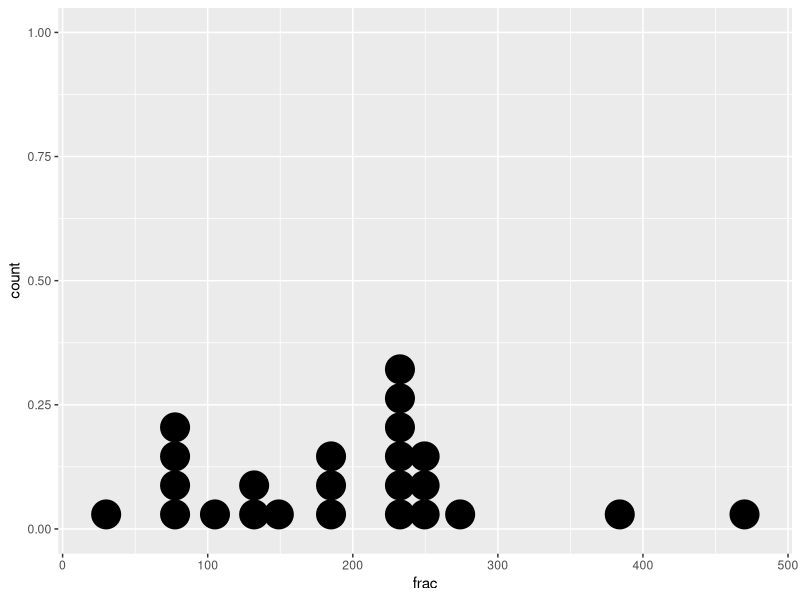
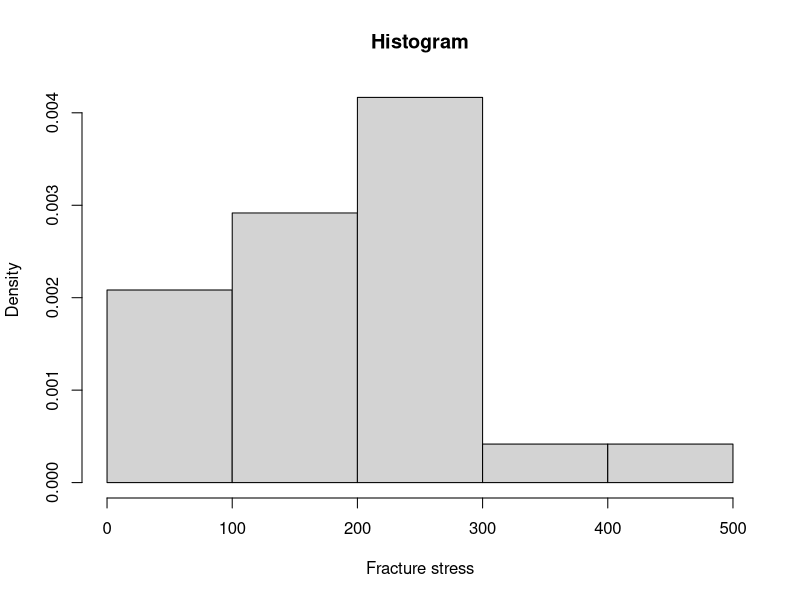
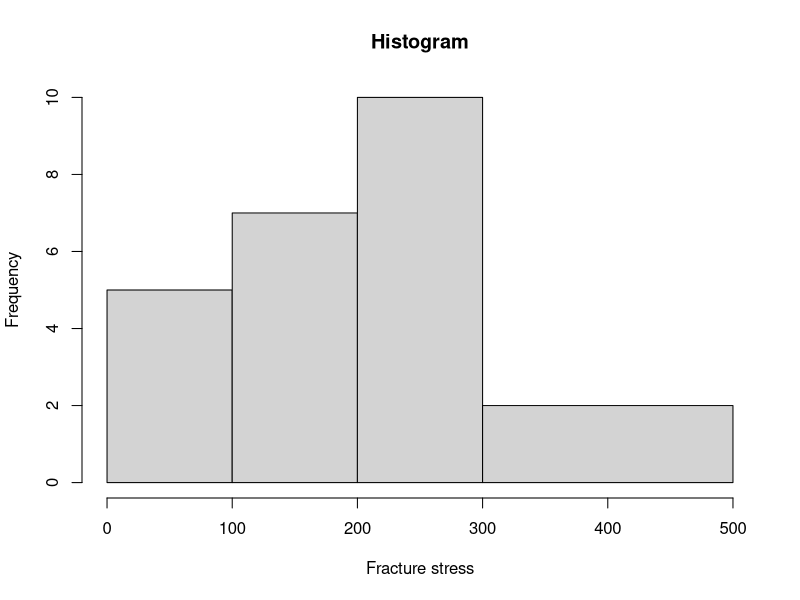
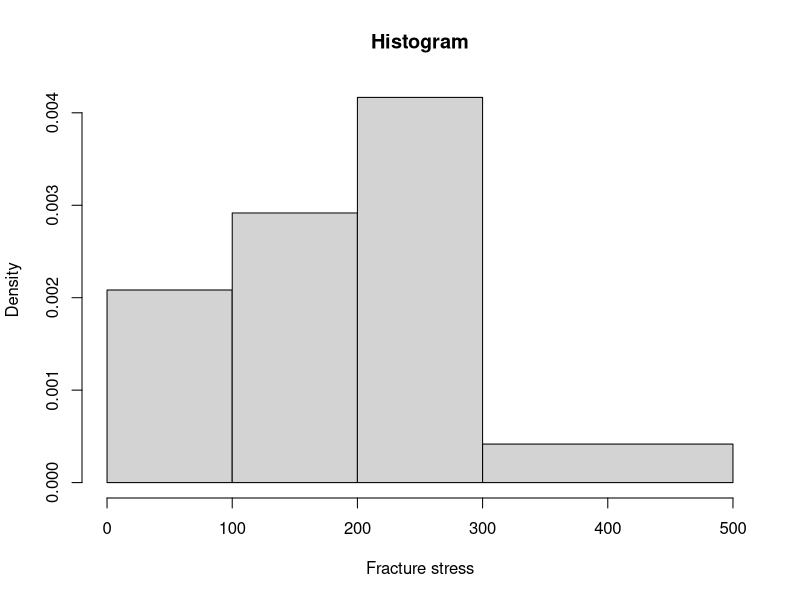
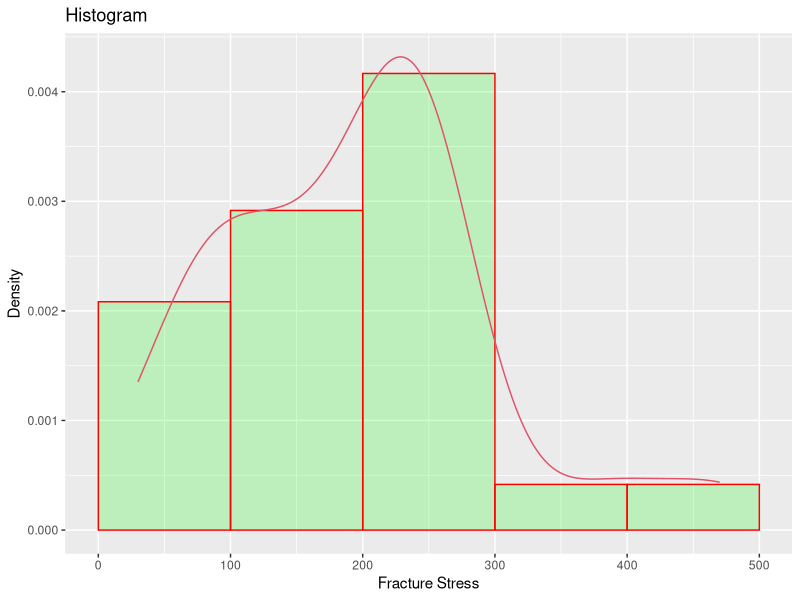
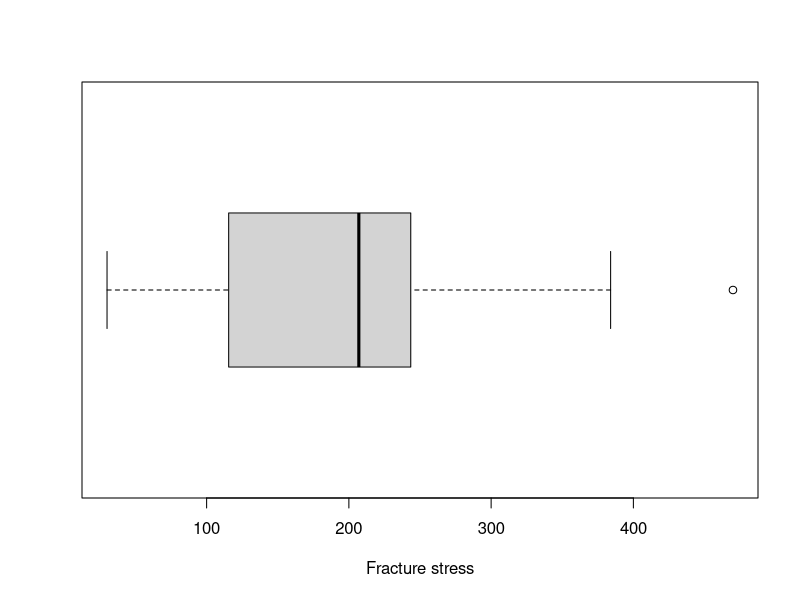

Here is the R script that generated these plots, in order: (Note: this script raises an error after producing the figures.)
frac=c(30,75,79,80,80,105,126,138,149,179,179,191,
       223,232,232,236,240,242,245,247,254,274,384,470)

#make fancy dotplot
library(ggplot2)
ggplot(data.frame(frac),aes(x=frac))+geom_dotplot(binwidth=20) #binwidth=1/30*range default

#make non-fancy histogram
hist(frac,nclass=6,freq=FALSE,main="Histogram",xlab="Fracture stress") # plots using frequency
hist(frac,breaks=c(0,100,200,300,500),freq=TRUE,main="Histogram",xlab="Fracture stress")
hist(frac,breaks=c(0,100,200,300,500),freq=FALSE,main="Histogram",xlab="Fracture stress") #plots using density

#somewhat fancy histogram
ggplot(data=data.frame(frac), aes(frac)) + 
  geom_histogram(aes(y =..density..), 
                 bins=5,
                 binwidth=100,
                 center=50,
                 col="red", 
                 fill="green", 
                 alpha=.2)+ 
  geom_density(col=2)+
  labs(title="Histogram", x="Fracture Stress", y="Density")

#make non-fancy boxplot
boxplot(frac,horizontal=TRUE,xlab="Fracture stress")

#make fancy boxplot
ggplot2.boxplot(data=frac)
